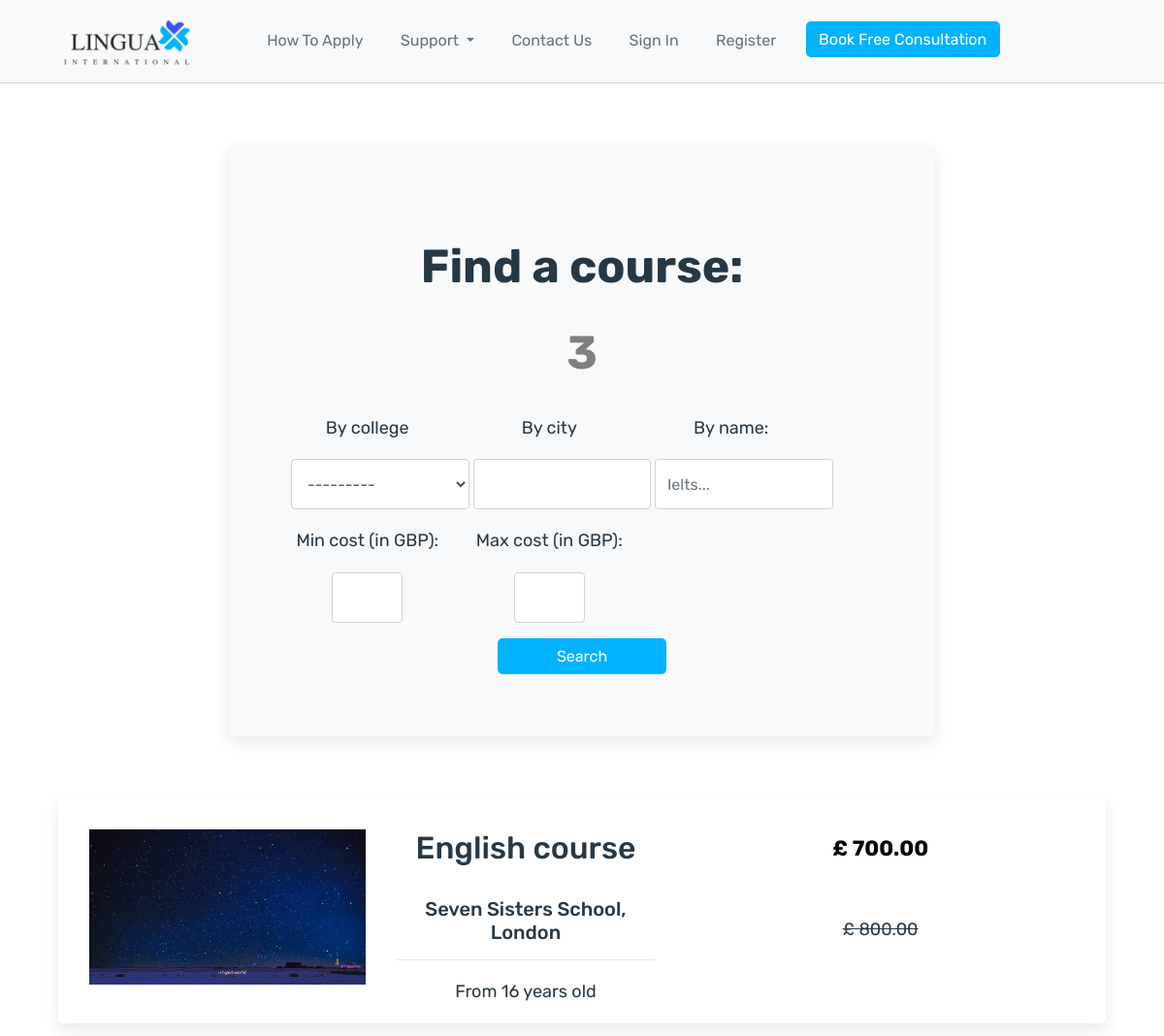
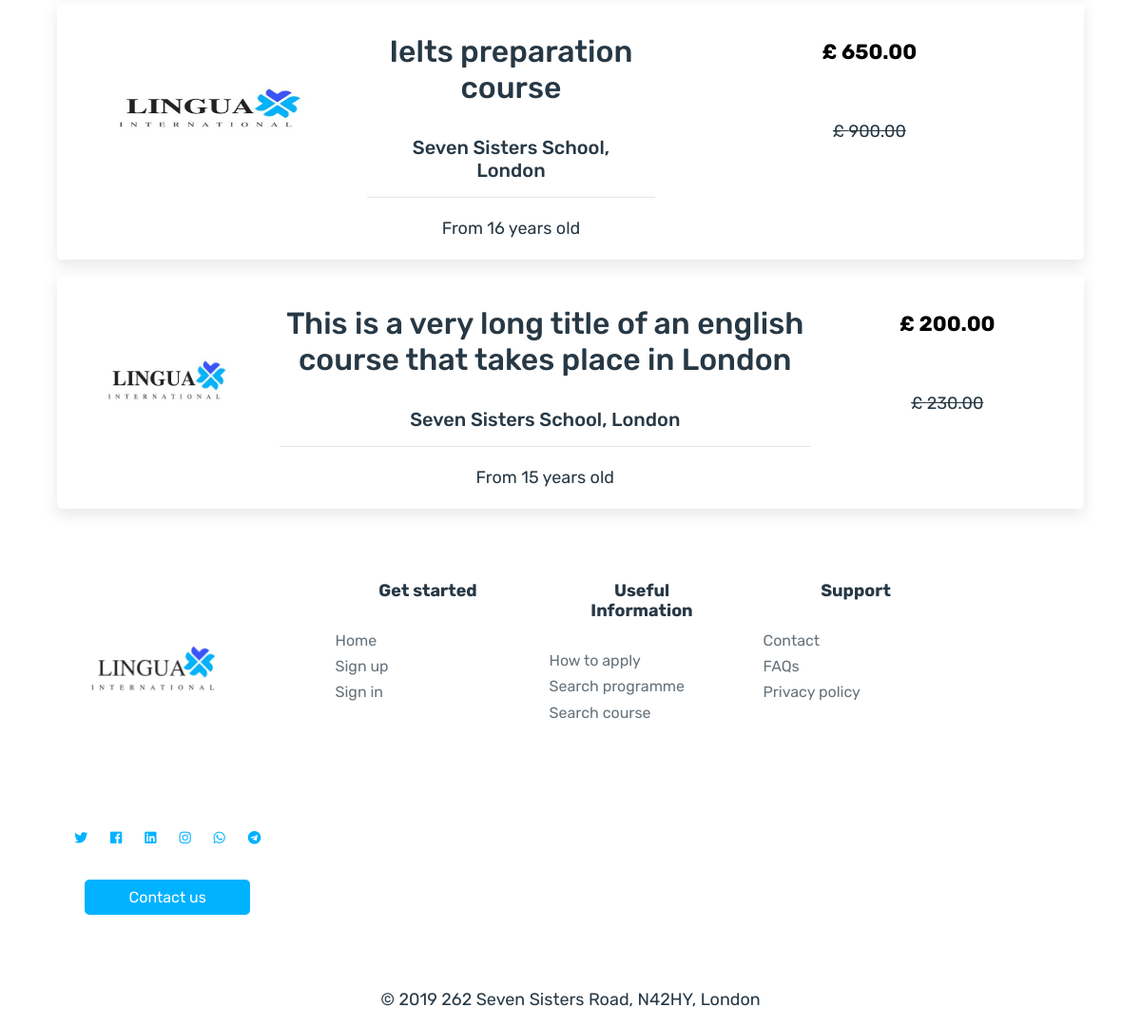
Screenshot of /search_course/ with the database file from the repository (2 pictures, top to bottom).
### lingua/models.py (models this page shows, shortened)
class Course(models.Model):
    college = models.ForeignKey('lingua.College', on_delete=models.CASCADE, related_name='colleges')
    image = models.ImageField(default='LinguaLogo.jpg', upload_to='college_img')
    name = models.CharField(max_length=140, null=True)
    address_link = models.URLField(null=True)
    address = models.CharField(max_length=140, null=True)
    coordinate_lat = models.DecimalField(max_digits=7, decimal_places=4, null=True)
    coordinate_long = models.DecimalField(max_digits=7, decimal_places=4, null=True)
    college_url = models.URLField(null=True)
    duration = models.IntegerField(null=True)
    start_date = models.CharField(max_length=140, null=True, blank=True)
    type = models.CharField(max_length=140, null=True)
    description = models.TextField(null=True)
    attendance = models.CharField(max_length=140, null=True)
    learning_mode = models.CharField(max_length=140, null=True)
    student_per_class = models.IntegerField(null=True)
    lesson_durations = models.IntegerField(null=True)
    option1 = models.CharField(max_length=140, null=True, blank=True)
    original_cost1 = models.DecimalField(max_digits=7, decimal_places=2, null=True, blank=True)
    discount_cost1 = models.DecimalField(max_digits=7, decimal_places=2, null=True, blank=True)
    option2 = models.CharField(max_length=140, null=True, blank=True)
    original_cost2 = models.DecimalField(max_digits=7, decimal_places=2, null=True, blank=True)
    discount_cost2 = models.DecimalField(max_digits=7, decimal_places=2, null=True, blank=True)
    option3 = models.CharField(max_length=140, null=True, blank=True)
    original_cost3 = models.DecimalField(max_digits=7, decimal_places=2, null=True, blank=True)
    discount_cost3 = models.DecimalField(max_digits=7, decimal_places=2, null=True, blank=True)
    option4 = models.CharField(max_length=140, null=True, blank=True)
    original_cost4 = models.DecimalField(max_digits=7, decimal_places=2, null=True, blank=True)
    discount_cost4 = models.DecimalField(max_digits=7, decimal_places=2, null=True, blank=True)
    option5 = models.CharField(max_length=140, null=True, blank=True)
    original_cost5 = models.DecimalField(max_digits=7, decimal_places=2, null=True, blank=True)
    discount_cost5 = models.DecimalField(max_digits=7, decimal_places=2, null=True, blank=True)
    housing = models.BooleanField(null=True)
    housing_description = models.TextField(null=True, blank=True)
    min_age = models.IntegerField(null=True)
    distance = models.CharField(max_length=140, null=True)
    meals = models.CharField(max_length=140, null=True)
    housing_cost = models.DecimalField(max_digits=7, decimal_places=2, null=True)

class College(models.Model):
    name = models.CharField(max_length=140)
    city = models.CharField(max_length=140)
    college_url = models.URLField(null=True)
    def __str__(self):
        return self.name

### lingua/views.py (the view)
# urls.py: url(r'^search_course/$', views.search_course, name='search_course'),
def search_course(request):
    course_list = Course.objects.all()
    course_filter = CourseFilter(request.GET, queryset=course_list)
    filtered_qs = filters.CourseFilter(
                    request.GET,
                    queryset = Course.objects.all()
                ).qs
    paginator = Paginator(filtered_qs, 20)
    page = request.GET.get('page')
    try:
        courses = paginator.page(page)
    except PageNotAnInteger:
        courses = paginator.page(1)
    except EmptyPage:
        courses = paginator.page(paginator.num_pages)
    return render(
        request,
        'lingua_templates/search/search_form_course.html',
        {'courses':courses, 'filter': course_filter}
    )

### lingua/templates/lingua_templates/search/search_form_course.html (shortened to what this page needs)
{% extends "lingua_templates/header.html" %}
{% load static %}
{% load widget_tweaks %}
{% block content %}
{% include "lingua_templates/inc/navbar.html" %}
<form id="search-form-course" class="bg-light" method="get">
  <div class="well">
    <h1>Find a course:</h1>
    <h1 style="color:grey;">{{ filter.qs.count }}</h1>
    <div class="row">
      <div class="form-group col-sm-4 col-md-3">
        <p>By college</p>
        {% render_field filter.form.college class="form-control" %}
      </div>
      <div class="form-group col-sm-4 col-md-3">
        <p>By city</p>
        {% render_field filter.form.college__city class="form-control" %}
      </div>
      <div class="form-group col-sm-4 col-md-3">
        <p>By name: </p>
        {% render_field filter.form.name class="form-control" placeholder="Ielts..." %}
      </div>
      <div class="form-group form-sm col-sm-4 col-md-3">
        <p>Min cost (in GBP): </p>
        {% render_field filter.form.min_cost class="form-control" %}
      </div>
      <div class="form-group form-sm col-sm-4 col-md-3">
        <p>Max cost (in GBP): </p>
        {% render_field filter.form.max_cost class="form-control" %}
      </div>
    </div>
    <button type="submit" class="btn btn-primary">
       Search
    </button>
  </div>
</form>
{% for course in courses %}
<a href="{{ course.id }}" class="card-result">
  <div class="search-result">
    <div class="lingua-card">
      <img src="{{ course.image.url }}" alt="english language course" class="lingua-image">
      <div class="lingua-info">
        <h2>{{ course.name }}</h2>
        <h5>{{ course.college }}, {{ course.college.city }}</h5>
        <hr>
        <p>From {{ course.min_age }} years old</p>
      </div>
      <div class="lingua-cost">
        {% if course.discount_cost1 %}
        <p class="card-price discount-cost" style="padding:2rem;"> £ {{ course.discount_cost1 }}</p>
        <p class="card-price original-cost">£ {{ course.original_cost1 }}</p>
        {% else %}
        <p class="card-price discount-cost" style="padding:2rem;"> £ {{ course.original_cost1 }}</p>
        {% endif %}
      </div>
    </div>
  </div>
</a>
{% empty %}
<h1>Sorry, we could not find what you were looking for</h1>
<h4>Try with a more general search or <a style="text-decoration:none;" href="#">contact us</a></h4>
{% endfor %}
{% include "lingua_templates/inc/footer.html" %}
{% endblock %}

### rows the page displays
Course: image (picture), name "English course", college "Seven Sisters School", college.city "London", min_age "16", discount_cost1 "700.00", original_cost1 "800.00"
Course: image (picture), name "Ielts preparation course", college "Seven Sisters School", college.city "London", min_age "16", discount_cost1 "650.00", original_cost1 "900.00"
Course: image (picture), name "This is a very long title of an english course that takes place in London", college "Seven Sisters School", college.city "London", min_age "15", discount_cost1 "200.00", original_cost1 "230.00"

### other values shown
{{ filter.qs.count }} "3"
